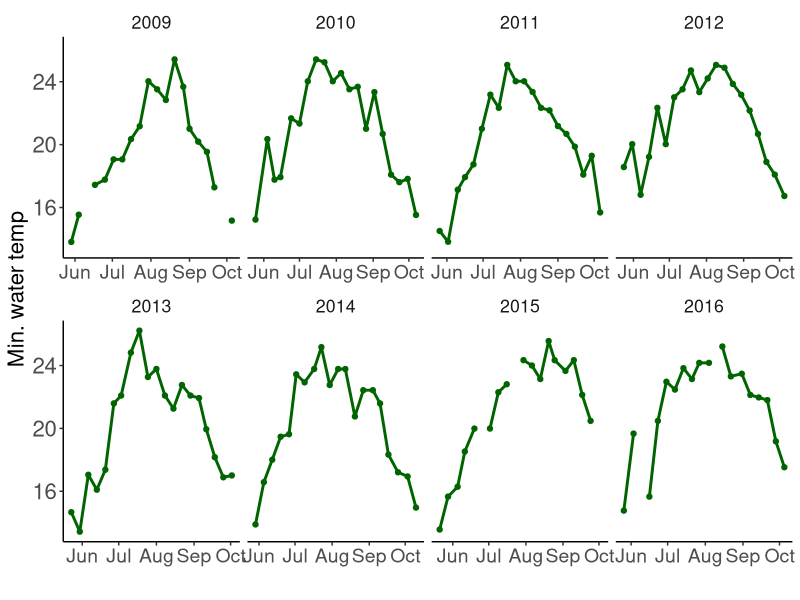
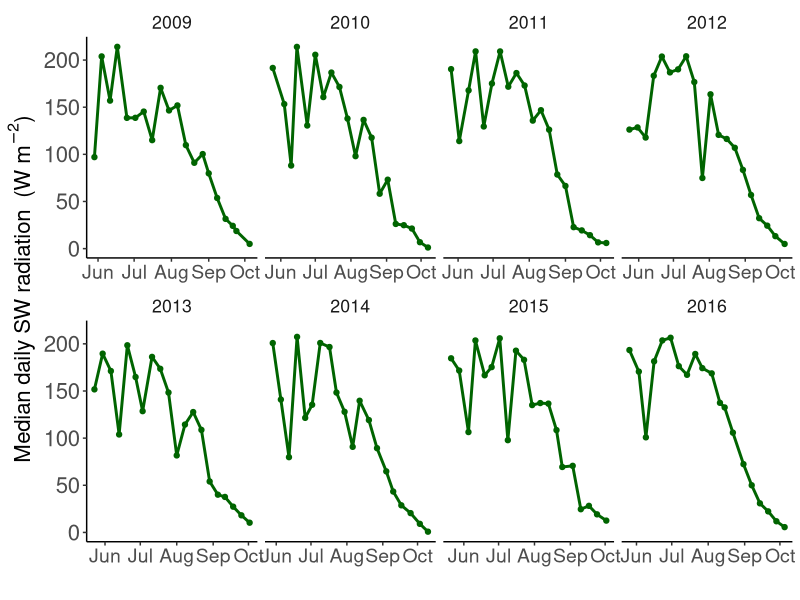
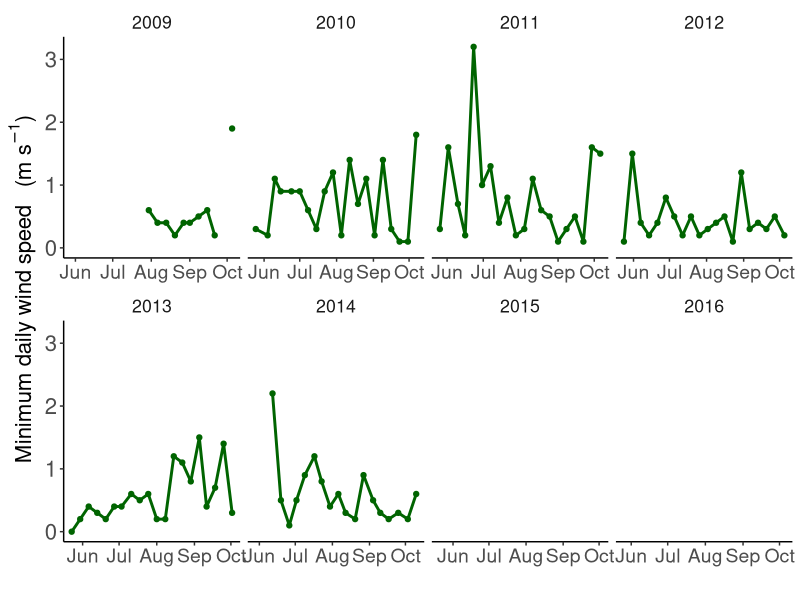
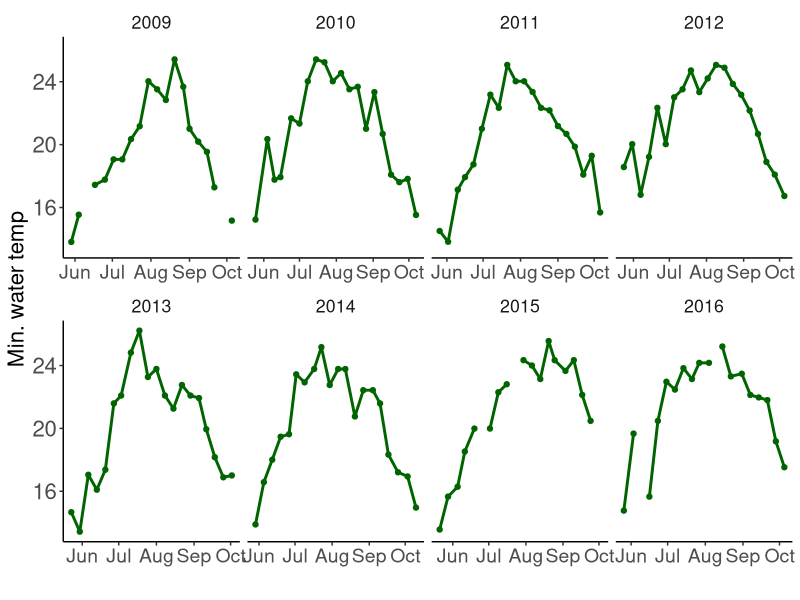
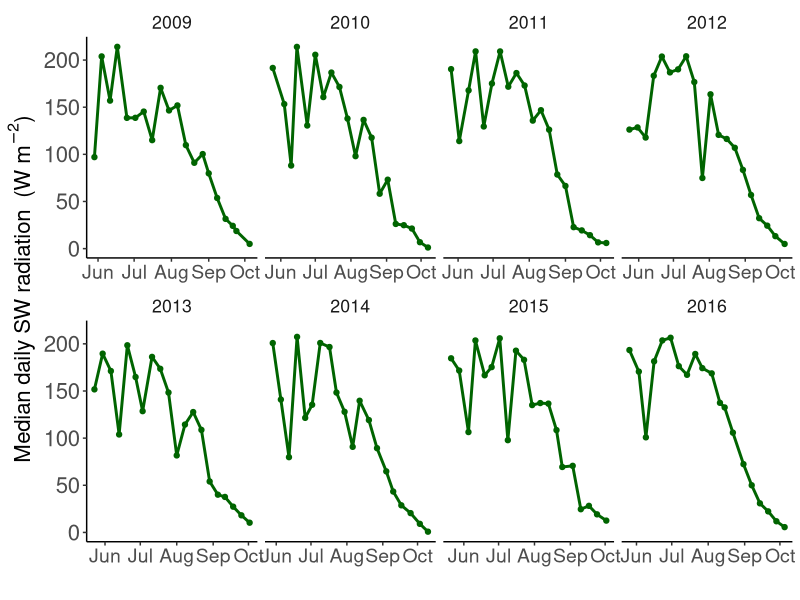
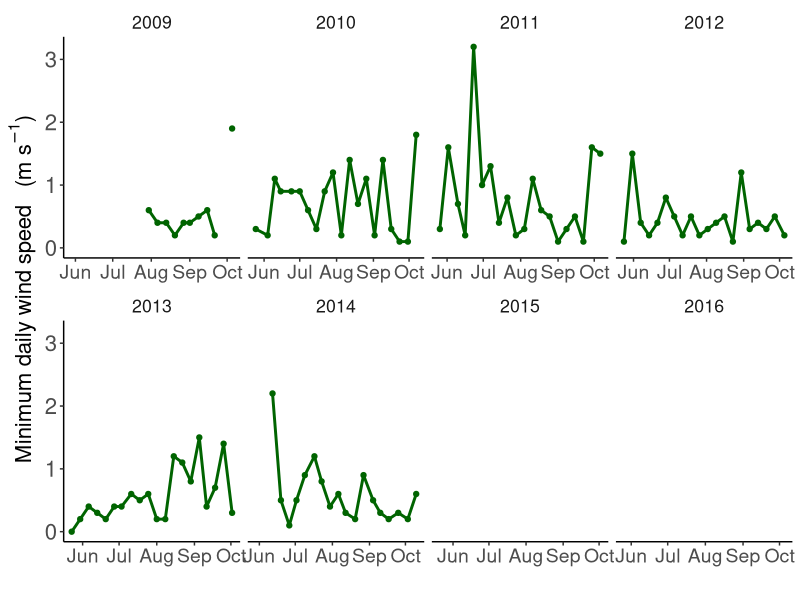

The R script that drew these images, in order:
#Timeseries of environmental covariates used in Bayesian models for hindcasting
library(tidyverse)
library(lubridate)

Temp <- read_csv("./Datasets/Sunapee/SummarizedData/seasonal_data_mintemp_forecast.csv")

SW <- read_csv("./Datasets/Sunapee/SummarizedData/Midge_year_by_week_SW_forecast_25FEB20.csv")

Minwind <- read_csv("./Datasets/Sunapee/SummarizedData/Midge_year_by_week_minwind_forecast_25FEB20.csv")


mytheme <- theme(panel.grid.major = element_blank(), panel.grid.minor = element_blank(),
                 panel.background = element_blank(), axis.line = element_line(colour = "black"),
                 legend.key = element_blank(),legend.background = element_blank(),
                 text = element_text(size=16), axis.text.y = element_text(size = 16),
                 axis.text.x = element_text(size = 14))

p2 <- ggplot(data = Temp, aes(x = date, y = watertemp_min))+
  geom_point(colour = "darkgreen")+
  geom_line(size = 1, colour = "darkgreen")+
  facet_wrap(vars(year), nrow = 2, ncol = 4, scales = "free_x")+
  ylab("Min. water temp")+
  theme(strip.background.x = element_blank())+
  xlab("")+
  mytheme
p2  

ggsave(p2, filename = "C:/Users/Mary Lofton/Dropbox/Ch5/Final_figs/Supp_fig_mintemp.tif", 
       device = "tiff", height = 6, width = 10, units = "in")

mean(Temp$watertemp_min, na.rm = TRUE)
sd(Temp$watertemp_min, na.rm = TRUE)

week1 <- Temp %>%
  filter(season_week == 1)

range(week1$watertemp_min, na.rm = TRUE)

week20 <- Temp %>%
  filter(season_week == 20)

range(week20$watertemp_min, na.rm = TRUE)

peak <- Temp %>%
  group_by(year) %>%
  filter(watertemp_min == max(watertemp_min, na.rm = TRUE))

mean(peak$watertemp_min, na.rm = TRUE)
sd(peak$watertemp_min, na.rm = TRUE)


#############SW
p3 <- ggplot(data = SW, aes(x = date, y = SW_median_daily))+
  geom_point(colour = "darkgreen")+
  geom_line(size = 1, colour = "darkgreen")+
  facet_wrap(vars(year), nrow = 2, ncol = 4, scales = "free_x")+
  ylab(expression(paste("Median daily SW radiation "," (W ",m^-2,")", sep = "")))+
  theme(strip.background.x = element_blank())+
  xlab("")+
  mytheme
p3

mean(SW$SW_median_daily, na.rm = TRUE)
sd(SW$SW_median_daily, na.rm = TRUE)


early <- SW %>%
  filter(season_week %in% c(1:11))

range(early$SW_median_daily, na.rm = TRUE)

late <- SW %>%
  filter(season_week %in% c(12:20))

range(late$SW_median_daily, na.rm = TRUE)

peak <- SW %>%
  group_by(year) %>%
  filter(SW_median_daily == max(SW_median_daily, na.rm = TRUE))

mean(peak$SW_median_daily, na.rm = TRUE)
sd(peak$SW_median_daily, na.rm = TRUE)


ggsave(p3, filename = "C:/Users/Mary Lofton/Dropbox/Ch5/Final_figs/Supp_fig_SW.tif",
       device = "tiff", height = 6, width = 10, units = "in")

############Minwind
#############SW
p4 <- ggplot(data = Minwind, aes(x = date, y = WindSp_ms_min))+
  geom_point(colour = "darkgreen")+
  geom_line(size = 1, colour = "darkgreen")+
  facet_wrap(vars(year), nrow = 2, ncol = 4, scales = "free_x")+
  ylab(expression(paste("Minimum daily wind speed  "," (m ",s^-1,")", sep = "")))+
  theme(strip.background.x = element_blank())+
  xlab("")+
  mytheme
p4

mean(Minwind$WindSp_ms_min, na.rm = TRUE)
sd(Minwind$WindSp_ms_min, na.rm = TRUE)


range(Minwind$WindSp_ms_min, na.rm = TRUE)

peak <- Minwind %>%
  group_by(year) %>%
  filter(WindSp_ms_min == max(WindSp_ms_min, na.rm = TRUE))

mean(peak$SW_median_daily, na.rm = TRUE)
sd(peak$SW_median_daily, na.rm = TRUE)


ggsave(p4, filename = "C:/Users/Mary Lofton/Dropbox/Ch5/Final_figs/Supp_fig_minwind.tif",
       device = "tiff", height = 6, width = 10, units = "in")



